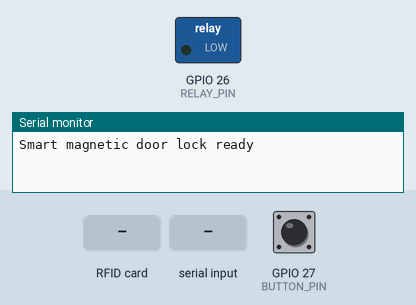
A sketch run on a simulated ESP32. Parts: switched loads named in the sketch (green lamp = pin HIGH), the last lines printed to the serial monitor. The test bench sets the inputs (shaded band); at power-on: GPIO 27 (BUTTON_PIN) HIGH.

Above: at 1.2 s.
1.3 s: GPIO 27 (BUTTON_PIN) pulled LOW for 0.15 s
At 2.5 s:
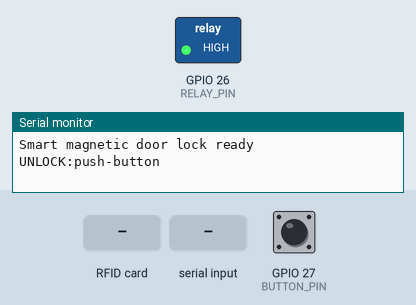
4.4 s: RFID card A1 B2 C3 D4 held to the reader
At 5.3 s:
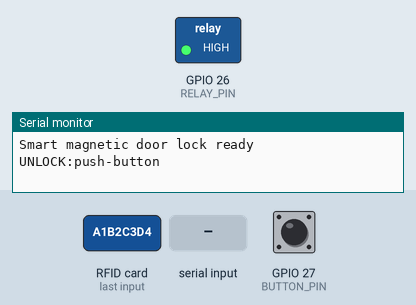
7.4 s: "REMOTE_UNLOCK\n" received over Serial
10.4 s: RFID card 11 22 33 44 held to the reader
At 21.6 s:
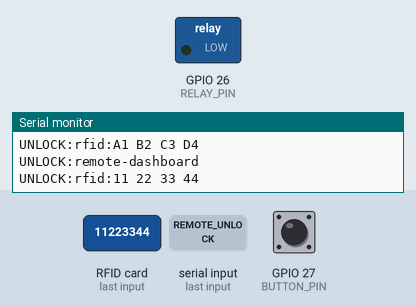
Timing chart, 0 to 22.8 s (numbered marks = the images above; inputs shaded):
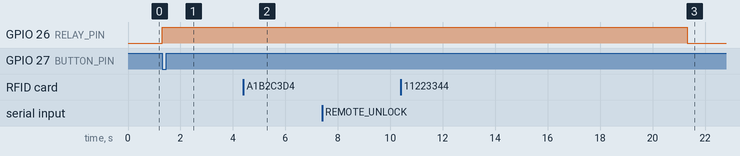

Measured:
- after the input at 1.3 s, GPIO 26 (RELAY_PIN): LOW → HIGH at once
- after the input at 4.4 s, GPIO 26 (RELAY_PIN): stays HIGH (without the input it goes to LOW after 1.9 s)
- after the input at 7.4 s, every drawn part: stays the same
- after the input at 10.4 s, GPIO 26 (RELAY_PIN): HIGH → LOW after 10.9 s instead of 5.9 s

The sketch:

esp32_rfid_lock.ino
```cpp
#include <SPI.h>
#include <MFRC522.h>

#define SS_PIN 5
#define RST_PIN 22
#define RELAY_PIN 26
#define BUTTON_PIN 27

MFRC522 rfid(SS_PIN, RST_PIN);

String allowedCards[] = {
  "A1 B2 C3 D4",
  "11 22 33 44"
};

void setup() {
  Serial.begin(115200);
  SPI.begin();
  rfid.PCD_Init();
  pinMode(RELAY_PIN, OUTPUT);
  pinMode(BUTTON_PIN, INPUT_PULLUP);
  lockDoor();
  Serial.println("Smart magnetic door lock ready");
}

void loop() {
  if (digitalRead(BUTTON_PIN) == LOW) {
    unlockDoor("push-button");
  }

  if (Serial.available()) {
    String command = Serial.readStringUntil('\n');
    command.trim();
    if (command == "REMOTE_UNLOCK") {
      unlockDoor("remote-dashboard");
    }
  }

  if (!rfid.PICC_IsNewCardPresent() || !rfid.PICC_ReadCardSerial()) {
    return;
  }

  String uid = readUid();
  if (isAllowed(uid)) {
    unlockDoor("rfid:" + uid);
  } else {
    Serial.println("ACCESS_DENIED:" + uid);
  }
  rfid.PICC_HaltA();
}

String readUid() {
  String uid = "";
  for (byte i = 0; i < rfid.uid.size; i++) {
    if (rfid.uid.uidByte[i] < 0x10) uid += "0";
    uid += String(rfid.uid.uidByte[i], HEX);
    if (i + 1 < rfid.uid.size) uid += " ";
  }
  uid.toUpperCase();
  return uid;
}

bool isAllowed(String uid) {
  for (String card : allowedCards) {
    if (uid == card) {
      return true;
    }
  }
  return false;
}

void unlockDoor(String source) {
  Serial.println("UNLOCK:" + source);
  digitalWrite(RELAY_PIN, HIGH);
  delay(5000);
  lockDoor();
}

void lockDoor() {
  digitalWrite(RELAY_PIN, LOW);
}
```
